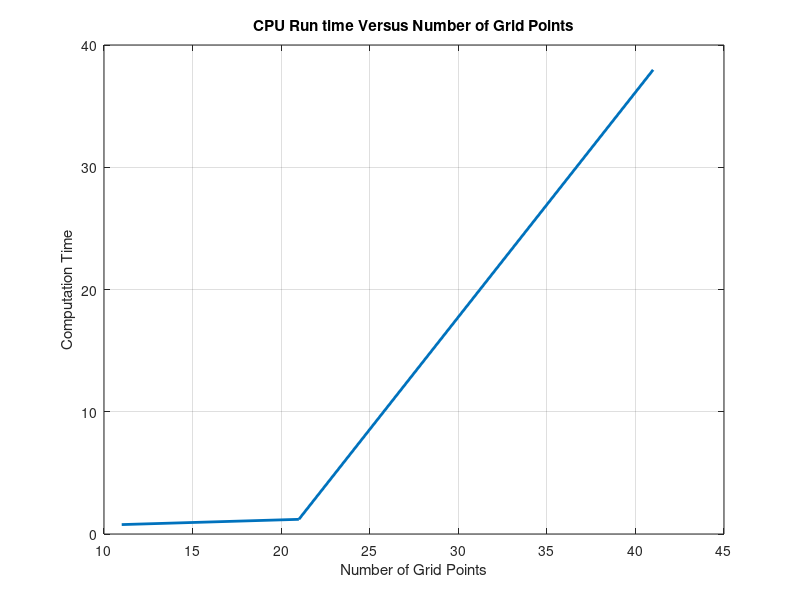

Recreate this plot in MATLAB.
Time = [0.77, 1.2, 37.97];
N = [11, 21, 41];

figure;
plot(N, Time, "LineWidth",2)
grid on
xlabel("Number of Grid Points")
ylabel("Computation Time")
title("CPU Run time Versus Number of Grid Points")
